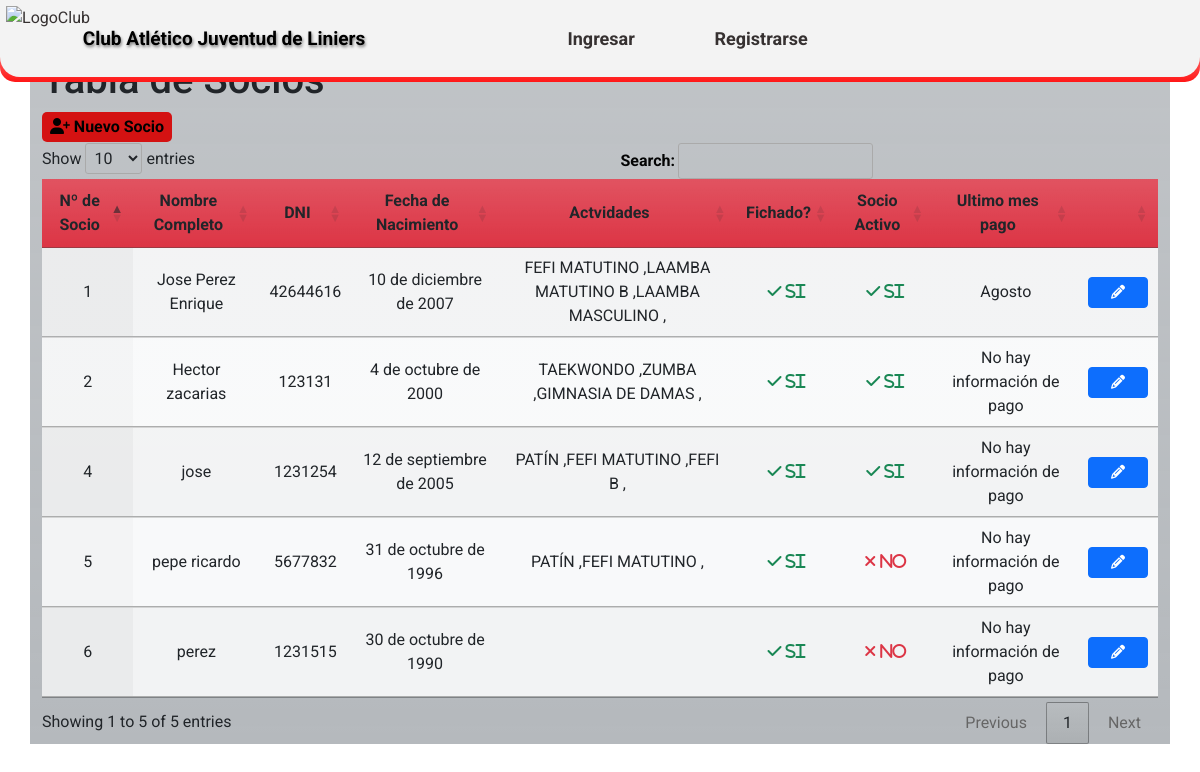
The app's page /socios/ with its own data.
### CAJL/aplications/partners/models.py (models this page shows, shortened)
class partners (models.Model):
    nombre_completo = models.CharField ('Nombre completo',max_length=50)
    dni = models.IntegerField('Dni')
    fecha_nacimiento = models.DateField('Fecha de nacimiento')
    direccion = models.CharField('Dirección', max_length=50)
    DISTRICT_CHOICES = location.LOC_CHOICES
    distrito = models.CharField('Distrito',max_length=2, choices=DISTRICT_CHOICES)
    localidad = models.ForeignKey(location, on_delete=models.CASCADE)
    telefono1 = models.CharField('Telefono 1',max_length=15,blank=True)
    telefono2 = models.CharField('Telefono 2',max_length=15,blank=True)
    actividades = models.ManyToManyField(activities)
    correo = models.EmailField('Email',max_length=40,blank=True)
    descripcion = models.CharField('Descripción',max_length=50, blank=True)
    apto_fisico = models.BooleanField('Apto físico',default=False)
    fecha_vencimiento_apto_fisico = models.DateField ('Fecha de emisión del apto físico',blank=True)
    fecha_vencimiento_fichaje = models.DateField ('Fecha de emisión del fichaje',blank=True)
    compite = models.BooleanField('Fichado',default=False)
    socio_activo = models.BooleanField('Socio activo',default=False)
    user = models.ForeignKey(User, on_delete=models.CASCADE)
    @property
    def ultimo_pago(self):
        ultimos_pagos = self.payments_set.filter(estado__in=['0', '1']).order_by('-fecha_comprobante')
        if ultimos_pagos.exists():
            return ultimos_pagos[0].get_mes_display()
        else:
            return None
    class Meta:
        verbose_name = 'Socio'
        verbose_name_plural = 'Socios del club'
        ordering = ['nombre_completo']

### CAJL/aplications/activities/models.py (models this page shows, shortened)
class activities (models.Model):
    ACTIV_CHOICES =(
        ('0', 'Mensual'),
        ('1', 'Porcentaje'),
        ('2', 'Alquiler'),
    )
    nombre_actividad = models.CharField ('Nombre de la actividad',max_length=30)
    tipo_actividad = models.CharField('Tipo de la actividad',max_length=2, choices=ACTIV_CHOICES, default='0')
    descripcion = models.CharField('Descripción', max_length=50, blank=True)
    user = models.ForeignKey(User, on_delete=models.CASCADE)
    class Meta:
        verbose_name = 'Actividad'
        verbose_name_plural = 'Actividades del club'
        ordering = ['id']

### CAJL/aplications/partners/views.py (the view)
# urls.py: path('socios/', views.datatable_view, name='socios'),
def datatable_view(request):
    partners_data = partners.objects.select_related('localidad')
    data = []
    for partner in partners_data:
        data.append({
            'id': partner.id,
            'nombre_completo': partner.nombre_completo,
            'dni': partner.dni,
            'fecha_nacimiento': partner.fecha_nacimiento,
            'actividades': partner.actividades,
            'compite': partner.compite,
            'socio_activo': partner.socio_activo,
            'ultimo_pago': partner.ultimo_pago,
        })
    return render(request, 'partners/partners_list.html', {'data': data})

### templates/partners/partners_list.html (shortened to what this page needs)
{% extends 'loginregister/base.html' %}
{% block content %}
<!DOCTYPE html>
<html lang="es">
    {% load static %}
<head>
<link rel="stylesheet" type="text/css" href={% static 'css/Estilos_DT.css' %} media="screen">
<link rel="stylesheet" href="https://cdnjs.cloudflare.com/ajax/libs/font-awesome/6.2.0/css/all.min.css">
<link rel="stylesheet" type="text/css" href="https://cdn.datatables.net/1.10.25/css/jquery.dataTables.min.css">
</head>
<body>
<section class="Contenedor">
    <div class="container h-60 my-4">
        <div class="row">
         <div class="col-xl-12 bg-secondary bg-gradient bg-opacity-50">
            <h1>Tabla de Socios</h1>
                <table id="tabla-socios-localidades" class="display table table-striped">
                        <button id="btn_Socios"><i class="fa-solid fa-user-plus"></i> Nuevo Socio</button>
                        <thead>
                            <tr class="bg-danger bg-gradient">
                                <th class="centered bg-danger bg-gradient">Nº de Socio</th>
                                <th class="centered bg-danger bg-gradient">Nombre Completo</th>
                                <th class="centered bg-danger bg-gradient">DNI</th>
                                <th class="centered bg-danger bg-gradient">Fecha de Nacimiento</th>
                                <th class="centered bg-danger bg-gradient">Actvidades</th>
                                <th class="centered bg-danger bg-gradient">Fichado?</th>
                                <th class="centered bg-danger bg-gradient">Socio Activo</th>
                                <th class="centered bg-danger bg-gradient">Ultimo mes pago</th>
                                <th class="centered bg-danger bg-gradient"></th>
                            </tr>
                        </thead>
                        <tbody  class="bg-light bg-gradient">
                                {% for item in data %}
                            <tr>
                                <td class="centered">{{ item.id }}</td>
                                <td class="centered">{{ item.nombre_completo }}</td>
                                <td class="centered">{{ item.dni }}</td>
                                <td class="centered">{{ item.fecha_nacimiento }}</td>
                                <td class="centered">{% for actividad in item.actividades.all %}{{ actividad.nombre_actividad }} ,{% endfor %}
                                </td>
                                <td class="centered">
                                    {% if item.compite %}
                                    <i class="fas fa-check text-success"> si</i>
                                    {% else %}
                                    <i class="fas fa-times text-danger"> no</i>
                                    {% endif %}
                                </td>
                                <td class="centered">
                                    {% if item.socio_activo %}
                                    <i class="fas fa-check text-success"> si</i>
                                    {% else %}
                                    <i class="fas fa-times text-danger"> no</i>
                                    {% endif %}
                                </td>
                                <td class="centered">
                                    {% if item.ultimo_pago %}
                                        {{ item.ultimo_pago }}
                                    {% else %}
                                        No hay información de pago
                                    {% endif %}
                                </td>
                                <td class="centered">
                                    <a href={% url 'detalles' item.id %} class="btn btn-sm btn-primary btn-custom-width">
                                    <i class="fas fa-pencil-alt"></i>
                                    </a>
                                </td>
                            </tr>
                                    {% endfor %}
                        </tbody>
            </table>
         </div>
        </div>
    </div>
</section>
</body>
</html>
{% endblock %}

### static/css/EstilosHome1.css (style rules this page uses)
* { margin: 0; padding: 0; box-sizing: border-box; font-family: 'Roboto', sans-serif; }
body { background-color: #d1d6c1; margin: 0; padding: 0; background-image: url('https://github.com/MarcoNu97/Proyectos-Django/blob/main/Club-Atletico-Juventud-De-Liniers/static/images/Interior%20del%20Club.jpg?raw=true'); background-size: cover; background-position: center; background-attachment: fixed; background-repeat: no-repeat; }

### static/css/Estilos_DT.css (style rules this page uses)
.Contenedor { height: 100vh; width: 100vw; display: flex; justify-content: center; align-items: center; overflow: hidden; }
.centered { text-align: center !important; vertical-align: middle !important; }
#btn_Socios { width: 130px; height: 30px; margin-bottom: 1px; font-weight: bold; background-color: #d41212; border: 0; padding: 1px; border-radius: 5px 5px 5px 5px; }
.btn-custom-width { width: 60px; }

### records on screen
partners: nombre_completo "Hector zacarias", fecha_nacimiento "4 de octubre de 2000"
activities: nombre_actividad "TAEKWONDO"
activities: nombre_actividad "ZUMBA"
activities: nombre_actividad "GIMNASIA DE DAMAS"
partners: nombre_completo "Jose Perez Enrique", fecha_nacimiento "10 de diciembre de 2007"
activities: nombre_actividad "FEFI MATUTINO"
activities: nombre_actividad "LAAMBA MATUTINO B"
activities: nombre_actividad "LAAMBA MASCULINO"
partners: nombre_completo "jose", fecha_nacimiento "12 de septiembre de 2005"
activities: nombre_actividad "PATÍN"
activities: nombre_actividad "FEFI B"
partners: nombre_completo "pepe ricardo", fecha_nacimiento "31 de octubre de 1996"
partners: nombre_completo "perez", fecha_nacimiento "30 de octubre de 1990"

### other values on screen
{{ item.id }} "2" "1" "4" "5" "6"
{{ item.dni }} "123131" "42644616" "1231254" "5677832" "1231515"
{{ item.ultimo_pago }} "Agosto"
